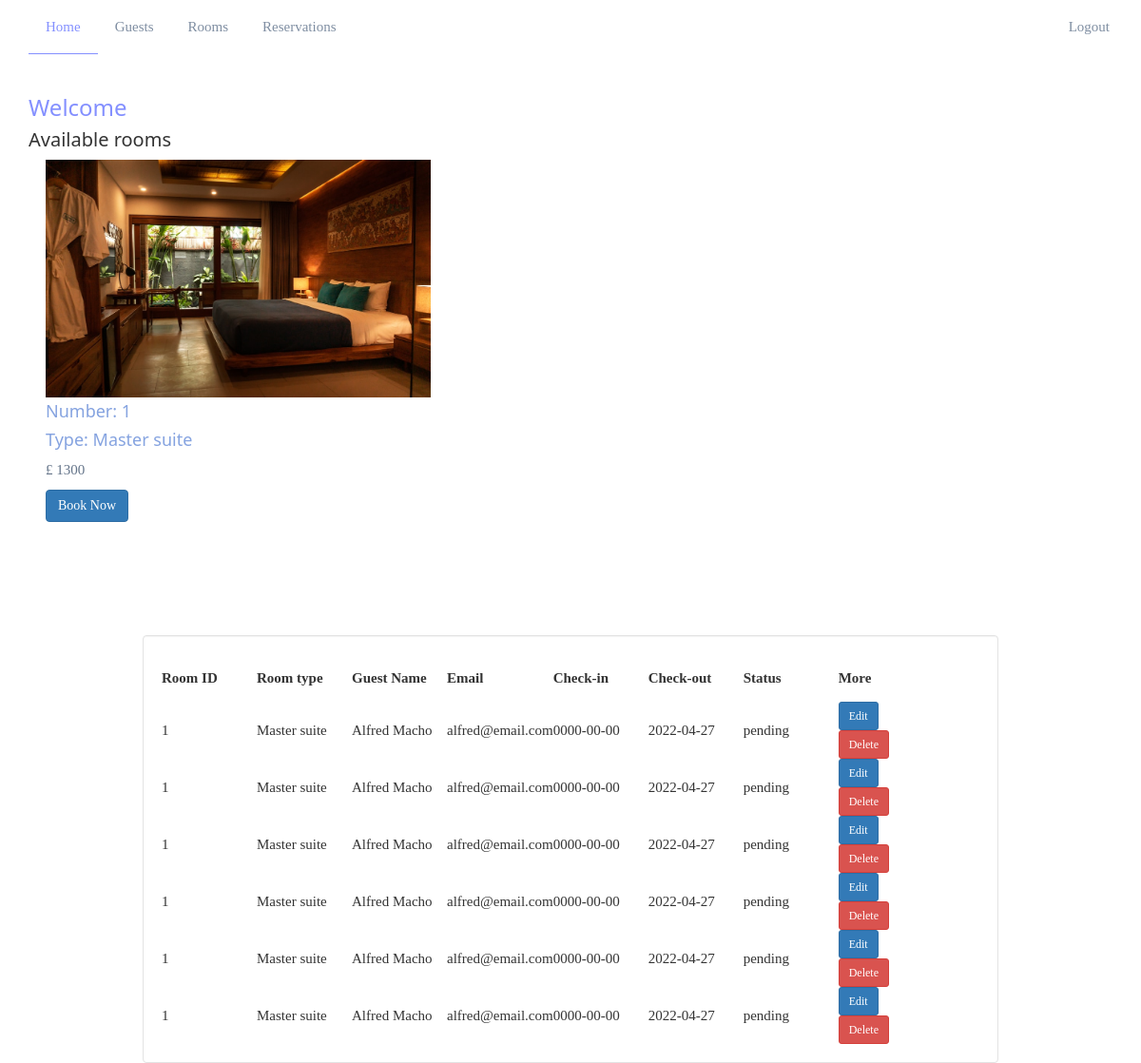
The app's page /dashboard.php (signed in) with its own data.
### tables this page shows
CREATE TABLE `rooms` (
  `ID` int(11) NOT NULL,
  `type` text NOT NULL,
  `price` int(11) NOT NULL
);

CREATE TABLE `bookings` (
  `ID` int(11) NOT NULL,
  `room_id` int(11) NOT NULL,
  `guest_name` text NOT NULL,
  `email` varchar(2500) NOT NULL,
  `type` text NOT NULL,
  `check_in` date NOT NULL,
  `check_out` date NOT NULL,
  `status` text NOT NULL
);

### dashboard.php (the view, shortened to what this page needs)
 <!DOCTYPE html>
<html>
<head>
	<link rel="stylesheet" type="text/css" href="static/css/bootstrap.css">
	<link rel="stylesheet" type="text/css" href="static/css/w3v3.css">
	<link rel="stylesheet" type="text/css" href="static/css/css/css/fontawesome-all.css">
	<link rel="stylesheet" type="text/css" href="static/css/qaforumstyles.css">
	<link rel="stylesheet" type="text/css" href="static/styles.css">
</head>
<body>
	<div class="container">
		<nav class="navbar navbar-default navbar-fixed-top" id = "navigation">
			<div class="collapse navbar-collapse" id="myNavbar">
				<div class="container">
					<ul class="nav navbar-nav" id="list">
				        <li class="active"><a href="dashboard.php">Home</a></li>
				        <li><a href="guests.php">Guests</a></li>
				        <li><a href="rooms.php">Rooms</a></li>
				        <li><a href="bookings.php">Reservations</a></li>
				     </ul>
				     <ul class="nav navbar-nav navbar-right" id="list">
				         <li>
				            	<a href="logout.php">Logout</a>
				          </li>
				     </ul>
				</div>
			</div>
		</nav>
		<div style="margin-top: 100px;">
			<h3>Welcome</h3>
				<h4 class="w3-text white">Available rooms</h4>
				<div class="row w3-row-padding">
					<?php
						include("db_connect.php");
						$rooms = "SELECT * FROM rooms";
						$select_rooms= mysqli_query($connect, $rooms);
						$count_rooms = mysqli_num_rows($select_rooms);
						if($count_rooms>0){
							while($room = mysqli_fetch_assoc($select_rooms)){
								?>
								<div class="col-lg-3">
									<img src="static/pic1.jpg" height="250px" width="405px" alt="room-image">
									<h5>Number: <?php echo $room['ID']; ?></h5>
									<h5>Type: <?php echo $room['type']; ?></h5>
									<p>£ <?php echo $room['price']; ?></p>
									<a href="book.php?rm_id=<?php echo $room['ID']; ?>">
										<button class="btn btn-ms btn-primary">Book Now</button>
									</a>
								</div>
								<?php
							}
						}
					?>
				</div>
			<div class="w3-content well" style=" background-color: white; max-width: 900px;">
				<table>
					<tr>
						<th>Room ID</th>
						<th>Room type</th>
						<th>Guest Name</th>
						<th>Email</th>
						<th>Check-in</th>
						<th>Check-out</th>
						<th>Status</th>
						<th>More</th>
					</tr>
					<?php
						include("db_connect.php");
						$bkings_sql = "SELECT * FROM bookings";
						$bk_select = mysqli_query($connect, $bkings_sql);
						$bk_count = mysqli_num_rows($bk_select);
						if($bk_count> 0){
							while($bookings = mysqli_fetch_assoc($bk_select)){
								?>
								<tr>
									<td><?php echo $bookings['room_id']; ?></td>
									<td><?php echo $bookings['type']; ?></td>
									<td><?php echo $bookings['guest_name']; ?></td>
									<td><?php echo $bookings['email']; ?></td>
									<td><?php echo $bookings['check_in']; ?></td>
									<td><?php echo $bookings['check_out']; ?></td>
									<td><?php echo $bookings['status']; ?></td>
									<td>
										<a href="editbooking.php?booking_id=<?php echo $bookings['ID']; ?>">
											<button class="btn btn-sm btn-primary">Edit</button>
										</a>&nbsp
										<a href="delete_booking.php?booking_id=<?php echo $bookings['ID']; ?>">
											<button class="btn btn-sm btn-danger">Delete</button>
										</a>
									</td>
								</tr>
								<?php
							}
						}
					?>
				</table>
			</div>
		</div>
	 </div>
</body>
</html>

### static/css/w3v3.css (style rules this page uses)
html { box-sizing:border-box }
*,*:before,*:after { box-sizing:inherit }
html { -ms-text-size-adjust:100%;-webkit-text-size-adjust:100% }
body { margin:0 }
article,aside,details,figcaption,figure,footer,header,main,menu,nav,section,summary { display:block }
a { background-color:transparent;-webkit-text-decoration-skip:objects }
img { border-style:none }
button,input,select,textarea { font:inherit;margin:0 }
button,input { overflow:visible }
button,select { text-transform:none }
button,html [type=button],[type=reset],[type=submit] { -webkit-appearance:button }
html,body { font-family:Verdana,sans-serif;font-size:15px;line-height:1.5 }
html { overflow-x:hidden }
h1,h2,h3,h4,h5,h6,.w3-slim,.w3-wide { font-family:"Segoe UI",Arial,sans-serif }
h3 { font-size:24px }
h4 { font-size:20px }
h5 { font-size:18px }
h1,h2,h3,h4,h5,h6 { font-weight:400;margin:10px 0 }
img { margin-bottom:-5px }
a { color:inherit }
.w3-container:after,.w3-container:before,.w3-panel:after,.w3-panel:before,.w3-row:after,.w3-row:before,.w3-row-padding:after,.w3-row-padding:before,.w3-cell-row:before,.w3-cell-row:after, .w3-topnav:after,.w3-topnav:before,.w3-clear:after,.w3-clear:before,.w3-btn-group:before,.w3-btn-group:after,.w3-btn-bar:before,.w3-btn-bar:after,.w3-bar:before,.w3-bar:after { content:"";display:table;clear:both }
.w3-content { max-width:980px;margin:auto }
.w3-row-padding,.w3-row-padding>.w3-half,.w3-row-padding>.w3-third,.w3-row-padding>.w3-twothird,.w3-row-padding>.w3-threequarter,.w3-row-padding>.w3-quarter,.w3-row-padding>.w3-col { padding:0 8px }

### static/css/qaforumstyles.css (style rules this page uses)
body { font-family: calibri; }
#navigation { background-color: white; border-color: white; }
.navbar-default .navbar-nav > .active > a, .navbar-default .navbar-nav > .active > a:hover, .navbar-default .navbar-nav > .active > a:focus { color: #8490ff !important; border-bottom: 1px solid #8490ff !important; background-color: transparent; }
.navbar-default { background-color: #f8f8f8; border-color: #e7e7e7; }
.navbar-default .navbar-nav > li > a { color: #7f8ea2 !important; padding: 18px; }
h5 { color:rgb(133, 163, 224); }
h3 { color:#8490ff; }
p { color:#647489; }

### static/styles.css (style rules this page uses)
ul { list-style-type: none; margin: 0; padding: 0; }
* { margin: 0px; padding: 0px; box-sizing: border-box; }
.row { display: flex; width: 1200px; height: 500px; column-count: 3; column-span: 405px; column-gap: 10px; }
th { height: 50px; width: 80px; }
tr { height: 50px; }

### dashboard.php (style rules this page uses)
th { height: 30px; width: 100px; }
tr { height: 50px; }

### records on screen
rooms: ID "1", type "Master suite", price "1300"
bookings: room "1", type "Master suite", guest_name "Alfred Macho", email "alfred@email.com", check_in "0000-00-00", check_out "2022-04-27", status "pending"
bookings: room "1", type "Master suite", guest_name "Alfred Macho", email "alfred@email.com", check_in "0000-00-00", check_out "2022-04-27", status "pending"
bookings: room "1", type "Master suite", guest_name "Alfred Macho", email "alfred@email.com", check_in "0000-00-00", check_out "2022-04-27", status "pending"
bookings: room "1", type "Master suite", guest_name "Alfred Macho", email "alfred@email.com", check_in "0000-00-00", check_out "2022-04-27", status "pending"
bookings: room "1", type "Master suite", guest_name "Alfred Macho", email "alfred@email.com", check_in "0000-00-00", check_out "2022-04-27", status "pending"
bookings: room "1", type "Master suite", guest_name "Alfred Macho", email "alfred@email.com", check_in "0000-00-00", check_out "2022-04-27", status "pending"
